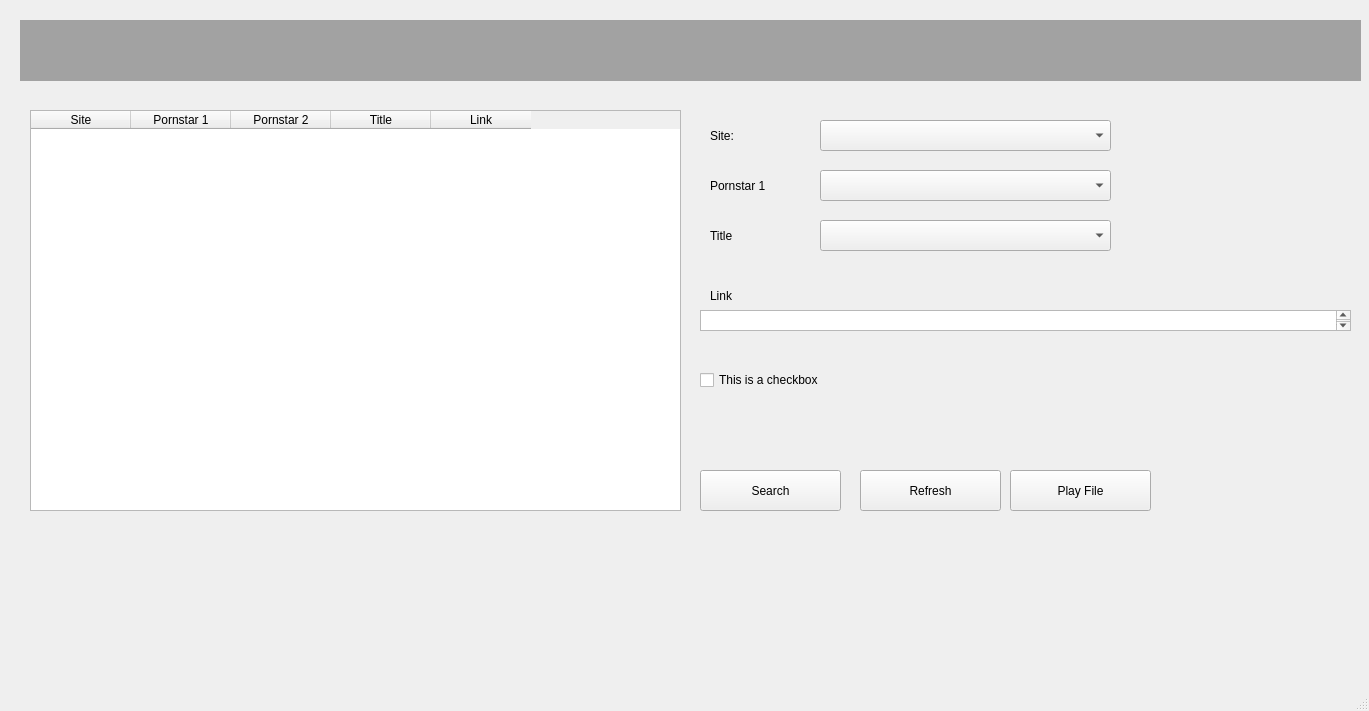
<?xml version="1.0" encoding="UTF-8"?>
<ui version="4.0">
 <class>MainWindow</class>
 <widget class="QMainWindow" name="MainWindow">
  <property name="geometry">
   <rect>
    <x>0</x>
    <y>0</y>
    <width>1369</width>
    <height>711</height>
   </rect>
  </property>
  <property name="windowTitle">
   <string>MainWindow</string>
  </property>
  <widget class="QWidget" name="centralwidget">
   <widget class="QLabel" name="label">
    <property name="geometry">
     <rect>
      <x>20</x>
      <y>20</y>
      <width>1341</width>
      <height>61</height>
     </rect>
    </property>
    <property name="styleSheet">
     <string notr="true">font: 30pt &quot;Consolas&quot;;
font: 36pt &quot;Century Gothic&quot;;
color: rgb(0, 255, 255);
background-color: rgb(162, 162, 162);</string>
    </property>
    <property name="text">
     <string/>
    </property>
    <property name="pixmap">
     <pixmap>brazzers.png</pixmap>
    </property>
    <property name="alignment">
     <set>Qt::AlignCenter</set>
    </property>
   </widget>
   <widget class="QTableWidget" name="bra_dir_table">
    <property name="geometry">
     <rect>
      <x>30</x>
      <y>110</y>
      <width>651</width>
      <height>401</height>
     </rect>
    </property>
    <property name="sizePolicy">
     <sizepolicy hsizetype="Maximum" vsizetype="Expanding">
      <horstretch>0</horstretch>
      <verstretch>0</verstretch>
     </sizepolicy>
    </property>
    <property name="styleSheet">
     <string notr="true">font: 12pt &quot;Century Gothic&quot;;</string>
    </property>
    <property name="selectionMode">
     <enum>QAbstractItemView::ContiguousSelection</enum>
    </property>
    <column>
     <property name="text">
      <string>Site</string>
     </property>
    </column>
    <column>
     <property name="text">
      <string>Pornstar 1</string>
     </property>
    </column>
    <column>
     <property name="text">
      <string>Pornstar 2</string>
     </property>
    </column>
    <column>
     <property name="text">
      <string>Title</string>
     </property>
    </column>
    <column>
     <property name="text">
      <string>Link</string>
     </property>
    </column>
   </widget>
   <widget class="QLabel" name="label_choosen_site">
    <property name="geometry">
     <rect>
      <x>710</x>
      <y>120</y>
      <width>51</width>
      <height>31</height>
     </rect>
    </property>
    <property name="styleSheet">
     <string notr="true">font: 75 16pt &quot;Century Gothic&quot;;</string>
    </property>
    <property name="text">
     <string>Site: </string>
    </property>
   </widget>
   <widget class="QLabel" name="label_choosen_ps_1">
    <property name="geometry">
     <rect>
      <x>710</x>
      <y>170</y>
      <width>71</width>
      <height>31</height>
     </rect>
    </property>
    <property name="styleSheet">
     <string notr="true">font: 75 16pt &quot;Century Gothic&quot;;</string>
    </property>
    <property name="text">
     <string>Pornstar 1</string>
    </property>
   </widget>
   <widget class="QLabel" name="label_title">
    <property name="geometry">
     <rect>
      <x>710</x>
      <y>220</y>
      <width>71</width>
      <height>31</height>
     </rect>
    </property>
    <property name="styleSheet">
     <string notr="true">font: 75 16pt &quot;Century Gothic&quot;;</string>
    </property>
    <property name="text">
     <string>Title</string>
    </property>
   </widget>
   <widget class="QLabel" name="label_link">
    <property name="geometry">
     <rect>
      <x>710</x>
      <y>280</y>
      <width>71</width>
      <height>31</height>
     </rect>
    </property>
    <property name="styleSheet">
     <string notr="true">font: 75 16pt &quot;Century Gothic&quot;;</string>
    </property>
    <property name="text">
     <string>Link</string>
    </property>
   </widget>
   <widget class="QComboBox" name="comboBox_site">
    <property name="geometry">
     <rect>
      <x>820</x>
      <y>120</y>
      <width>291</width>
      <height>31</height>
     </rect>
    </property>
   </widget>
   <widget class="QComboBox" name="comboBox_pornstar_1">
    <property name="geometry">
     <rect>
      <x>820</x>
      <y>170</y>
      <width>291</width>
      <height>31</height>
     </rect>
    </property>
   </widget>
   <widget class="QTextEdit" name="textEdit_link">
    <property name="geometry">
     <rect>
      <x>700</x>
      <y>310</y>
      <width>651</width>
      <height>21</height>
     </rect>
    </property>
   </widget>
   <widget class="QPushButton" name="search_btn">
    <property name="geometry">
     <rect>
      <x>700</x>
      <y>470</y>
      <width>141</width>
      <height>41</height>
     </rect>
    </property>
    <property name="text">
     <string>Search</string>
    </property>
   </widget>
   <widget class="QPushButton" name="refresh_btn">
    <property name="geometry">
     <rect>
      <x>860</x>
      <y>470</y>
      <width>141</width>
      <height>41</height>
     </rect>
    </property>
    <property name="styleSheet">
     <string notr="true">font: 16pt &quot;Century Gothic&quot;;</string>
    </property>
    <property name="text">
     <string>Refresh</string>
    </property>
   </widget>
   <widget class="QComboBox" name="comboBox_title">
    <property name="geometry">
     <rect>
      <x>820</x>
      <y>220</y>
      <width>291</width>
      <height>31</height>
     </rect>
    </property>
   </widget>
   <widget class="QPushButton" name="play_file_button">
    <property name="geometry">
     <rect>
      <x>1010</x>
      <y>470</y>
      <width>141</width>
      <height>41</height>
     </rect>
    </property>
    <property name="styleSheet">
     <string notr="true">font: 16pt &quot;Century Gothic&quot;;</string>
    </property>
    <property name="text">
     <string>Play File</string>
    </property>
   </widget>
   <widget class="QCheckBox" name="mycheckBox">
    <property name="geometry">
     <rect>
      <x>700</x>
      <y>370</y>
      <width>161</width>
      <height>20</height>
     </rect>
    </property>
    <property name="text">
     <string>This is a checkbox</string>
    </property>
   </widget>
  </widget>
  <widget class="QMenuBar" name="menubar">
   <property name="geometry">
    <rect>
     <x>0</x>
     <y>0</y>
     <width>1369</width>
     <height>24</height>
    </rect>
   </property>
  </widget>
  <widget class="QStatusBar" name="statusbar"/>
 </widget>
 <resources/>
 <connections/>
</ui>
